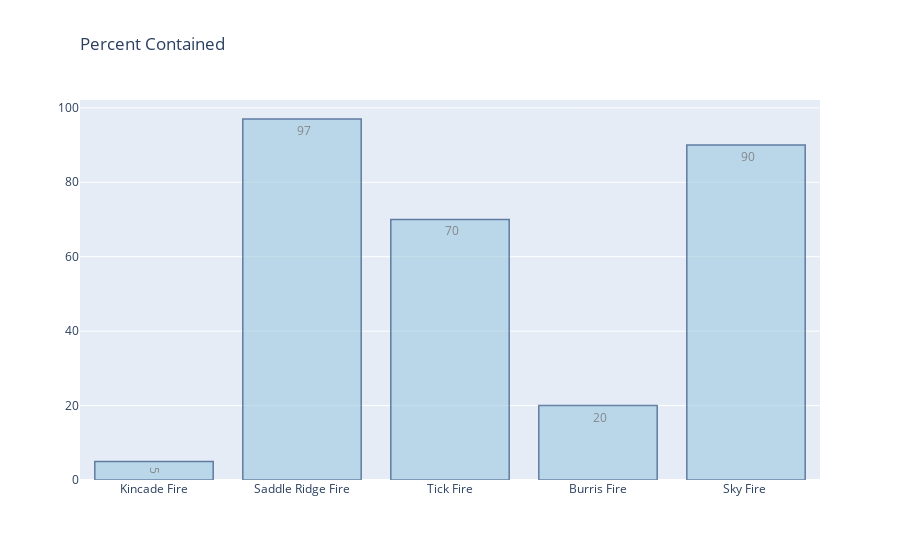

The cell this chart's notebook holds for it:
### Code cell
fig1 = go.Figure(data=go.Bar(x=df['name'][:5], y=df['%_numeric'][:5],
                           text=y,
    textposition = 'auto',
    marker=dict(
        color='rgb(158,202,225)',
        line=dict(
            color='rgb(8,48,107)',
            width=1.5),
        ),
    opacity=0.6))

fig1.update_layout(
    title=go.layout.Title(
        text="Percent Contained",
        xref="paper",
        x=0
    ))

fig1.show()

### Figure 1 — Plotly figure (JSON) as saved in the notebook; plotly's stock layout.template omitted (floating-point values rounded to 4 significant figures)
{"data": [{"marker": {"color": "rgb(158,202,225)", "line": {"color": "rgb(8,48,107)", "width": 1.5}}, "opacity": 0.6, "text": [" 5", " 97", " 70", " 20", " 90"], "textposition": "auto", "type": "bar", "x": ["Kincade Fire", "Saddle Ridge Fire", "Tick Fire", "Burris Fire", "Sky Fire "], "y": [" 5", " 97", " 70", " 20", " 90"]}], "layout": {"title": {"text": "Percent Contained", "x": 0, "xref": "paper"}}}
